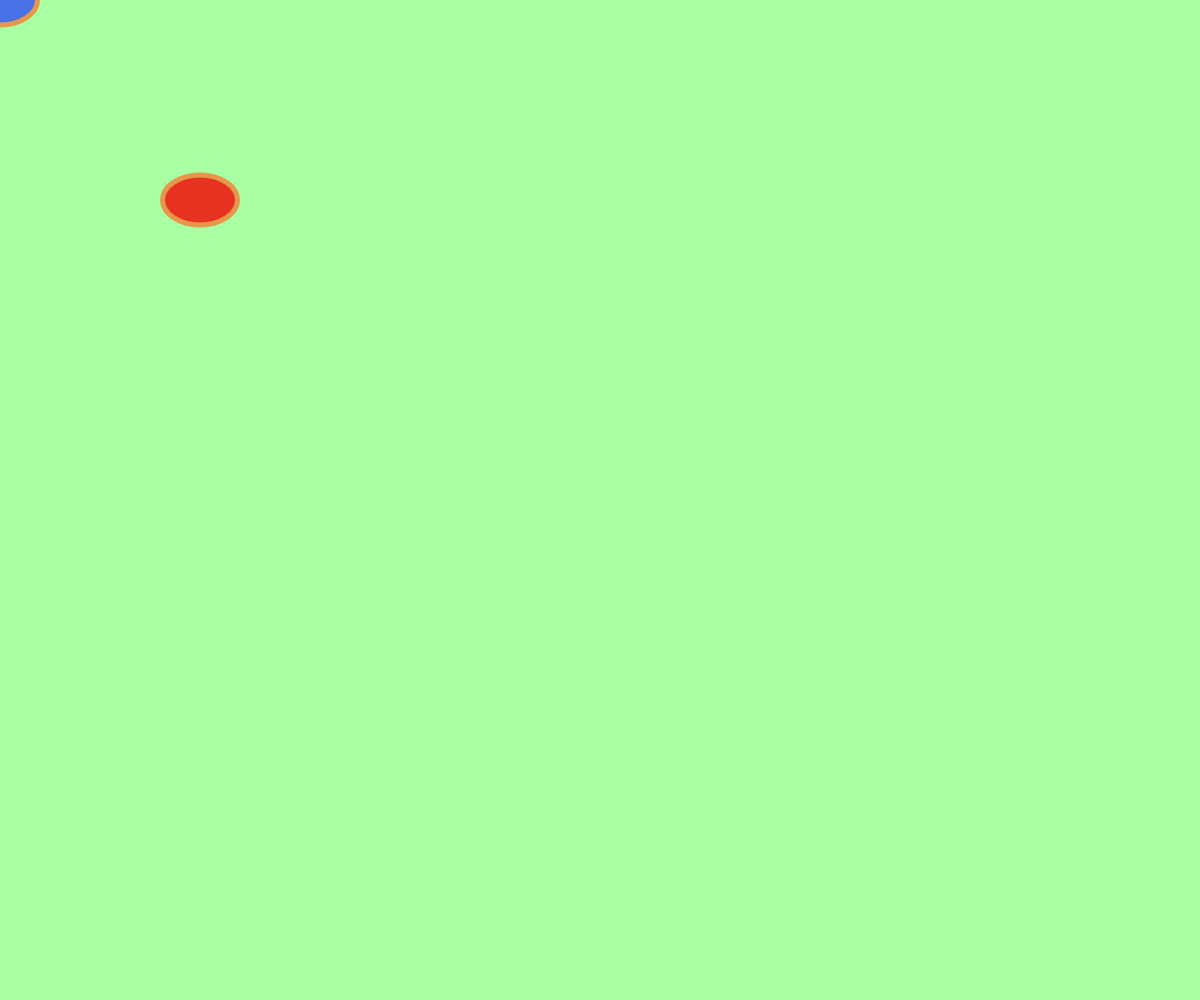
Frame 1 (no input)
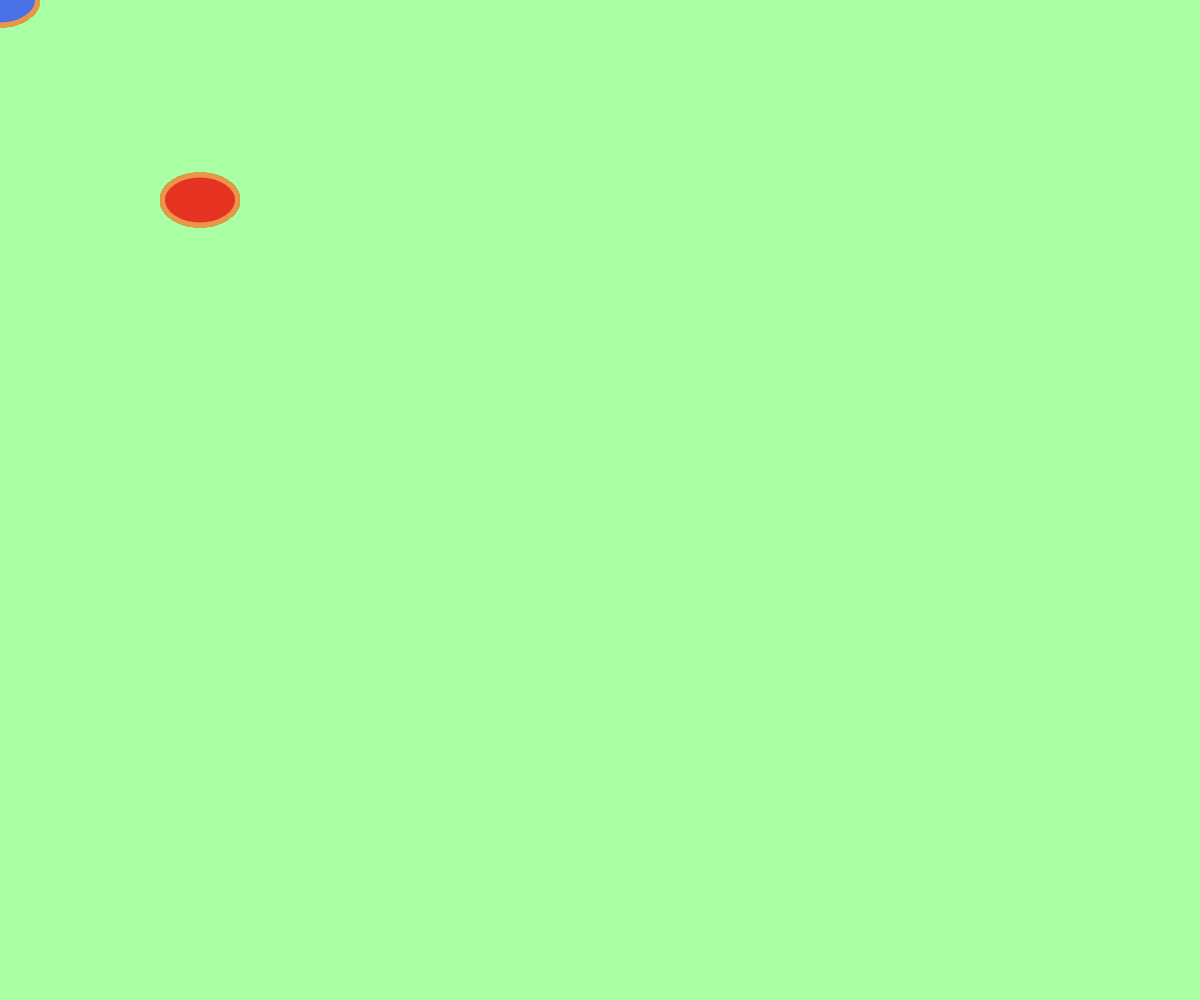
Frame 60 (no input)
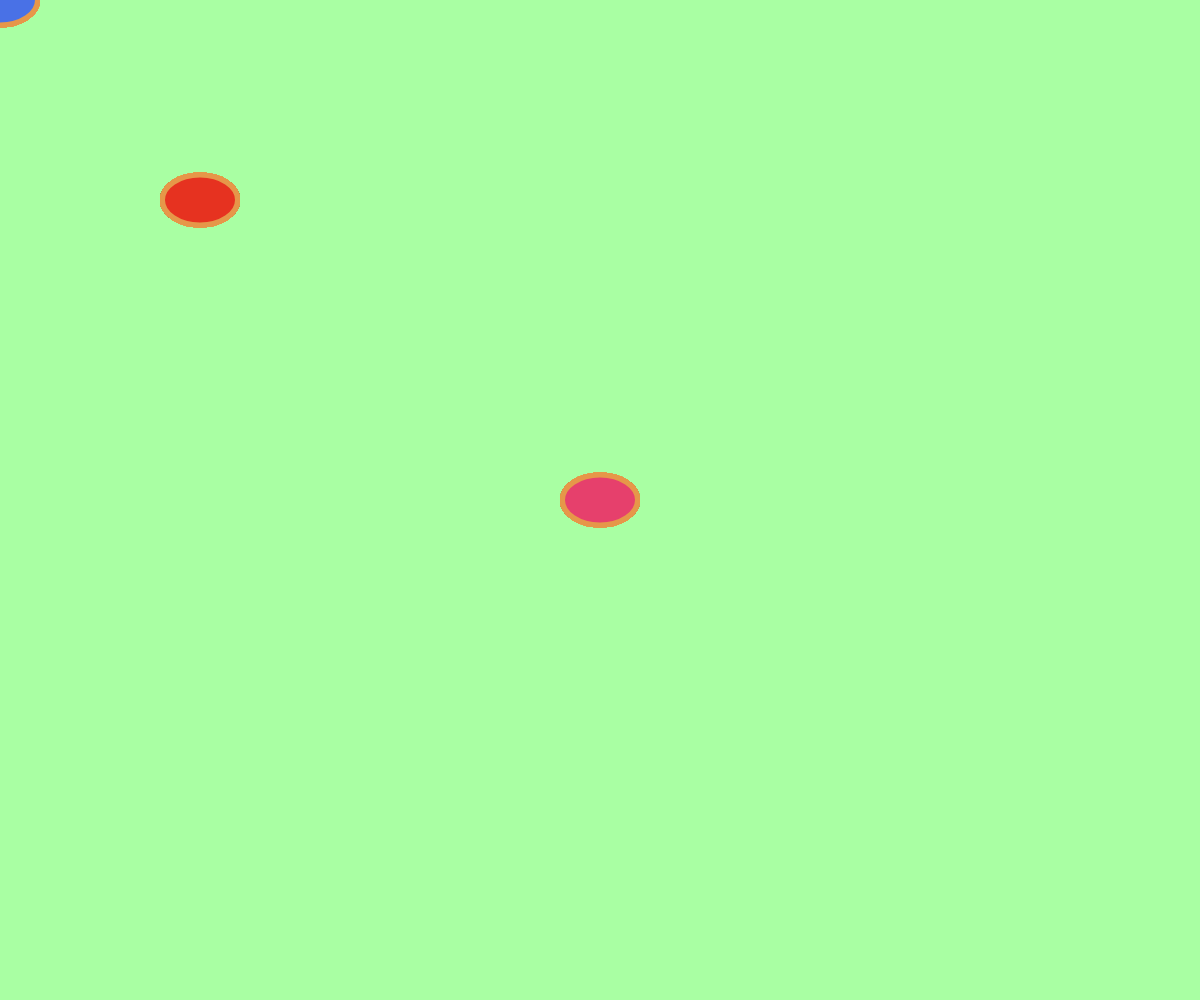
Frame 120 (the mouse pressed at the canvas centre since frame 60)

The p5.js sketch that drew these frames (run headless with seeded random() and noise() and a simulated clock; from frame 60 on, the mouse is pressed at the canvas centre):

// p5.js sketch
// ── sketch.js
let height = 75;
let width  = 50;

function setup() {
 
 createCanvas(windowWidth,windowHeight);
 background('#A9FFA3');
}

function draw() {
  // put drawing code here
  stroke('#E69749');
  strokeWeight(5);
 
   if (mouseIsPressed === true) {
       fill('#E6406C')
      } else {
        fill ('#4971E6');
      }
       ellipse(mouseX, mouseY, height, width);
  
  fill('#E63220');
  ellipse (200, 200, height, width)
}
 
